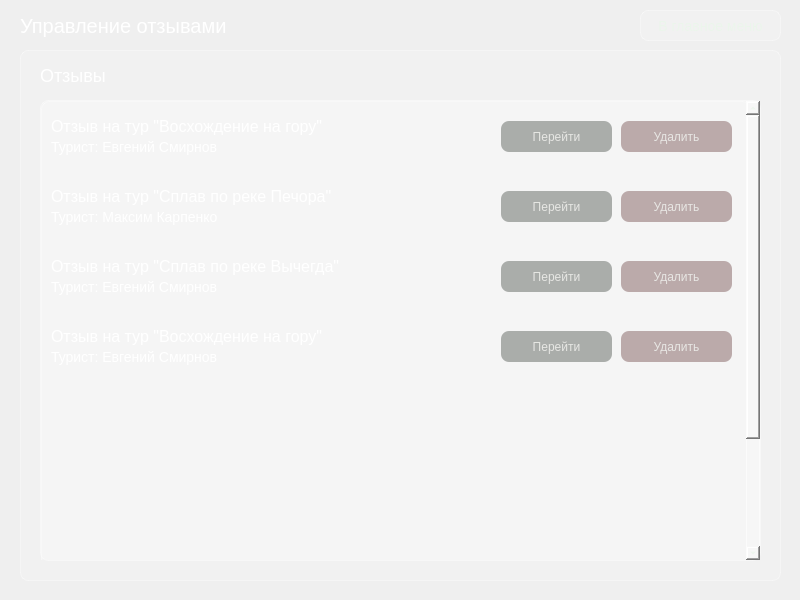
<?xml version="1.0" encoding="UTF-8"?>
<ui version="4.0">
 <class>Dialog</class>
 <widget class="QDialog" name="Dialog">
  <property name="geometry">
   <rect>
    <x>0</x>
    <y>0</y>
    <width>800</width>
    <height>600</height>
   </rect>
  </property>
  <property name="windowTitle">
   <string>Dialog</string>
  </property>
  <property name="styleSheet">
   <string notr="true">background-color: qlineargradient(spread:pad, x1:1, y1:1, x2:0, y2:0,
    stop:0 rgba(20, 65, 30, 255),
    stop:0.427447 rgba(35, 95, 55, 235),
    stop:1 rgba(110, 160, 90, 255));
</string>
  </property>
  <widget class="QLabel" name="label_Admin">
   <property name="geometry">
    <rect>
     <x>20</x>
     <y>10</y>
     <width>211</width>
     <height>31</height>
    </rect>
   </property>
   <property name="styleSheet">
    <string notr="true">background-color: none;
font-size: 20px;
border: none;
color: white;</string>
   </property>
   <property name="text">
    <string>Управление отзывами</string>
   </property>
  </widget>
  <widget class="QFrame" name="frame_2">
   <property name="geometry">
    <rect>
     <x>20</x>
     <y>50</y>
     <width>761</width>
     <height>531</height>
    </rect>
   </property>
   <property name="styleSheet">
    <string notr="true">background-color: rgba(255, 255, 255, 0.15);
color: rgb(235, 245, 235);
border: 1px solid rgba(255, 255, 255, 0.35);
border-radius: 8px</string>
   </property>
   <property name="frameShape">
    <enum>QFrame::Shape::StyledPanel</enum>
   </property>
   <property name="frameShadow">
    <enum>QFrame::Shadow::Raised</enum>
   </property>
   <widget class="QLabel" name="label_5">
    <property name="geometry">
     <rect>
      <x>20</x>
      <y>10</y>
      <width>231</width>
      <height>31</height>
     </rect>
    </property>
    <property name="styleSheet">
     <string notr="true">background-color: none;
font-size: 18px;
border: none;
color: white;</string>
    </property>
    <property name="text">
     <string>Отзывы</string>
    </property>
   </widget>
   <widget class="QScrollArea" name="scrollArea_2">
    <property name="enabled">
     <bool>true</bool>
    </property>
    <property name="geometry">
     <rect>
      <x>20</x>
      <y>50</y>
      <width>721</width>
      <height>461</height>
     </rect>
    </property>
    <property name="horizontalScrollBarPolicy">
     <enum>Qt::ScrollBarPolicy::ScrollBarAlwaysOff</enum>
    </property>
    <property name="widgetResizable">
     <bool>false</bool>
    </property>
    <widget class="QWidget" name="scrollAreaWidgetContents_3">
     <property name="enabled">
      <bool>true</bool>
     </property>
     <property name="geometry">
      <rect>
       <x>0</x>
       <y>0</y>
       <width>710</width>
       <height>610</height>
      </rect>
     </property>
     <widget class="QLabel" name="label_TouristName_5">
      <property name="geometry">
       <rect>
        <x>10</x>
        <y>10</y>
        <width>291</width>
        <height>31</height>
       </rect>
      </property>
      <property name="styleSheet">
       <string notr="true">background-color: none;
font-size: 16px;
border: none;
color: white;</string>
      </property>
      <property name="text">
       <string>Отзыв на тур &quot;Восхождение на гору&quot;</string>
      </property>
     </widget>
     <widget class="QLabel" name="label_ActiveBookings_5">
      <property name="geometry">
       <rect>
        <x>10</x>
        <y>30</y>
        <width>201</width>
        <height>31</height>
       </rect>
      </property>
      <property name="styleSheet">
       <string notr="true">background-color: none;
font-size: 14px;
border: none;
color: white;</string>
      </property>
      <property name="text">
       <string>Турист: Евгений Смирнов</string>
      </property>
     </widget>
     <widget class="QPushButton" name="pushButton_Profile_9">
      <property name="geometry">
       <rect>
        <x>580</x>
        <y>20</y>
        <width>111</width>
        <height>31</height>
       </rect>
      </property>
      <property name="styleSheet">
       <string notr="true">background-color: rgba(140, 110, 110, 140);
color: rgba(235, 235, 232, 235);
border: none;
border-radius: 8px;
padding: 8px 18px;</string>
      </property>
      <property name="text">
       <string>Удалить</string>
      </property>
     </widget>
     <widget class="QPushButton" name="pushButton_Profile_10">
      <property name="geometry">
       <rect>
        <x>580</x>
        <y>90</y>
        <width>111</width>
        <height>31</height>
       </rect>
      </property>
      <property name="styleSheet">
       <string notr="true">background-color: rgba(140, 110, 110, 140);
color: rgba(235, 235, 232, 235);
border: none;
border-radius: 8px;
padding: 8px 18px;</string>
      </property>
      <property name="text">
       <string>Удалить</string>
      </property>
     </widget>
     <widget class="QLabel" name="label_ActiveBookings_6">
      <property name="geometry">
       <rect>
        <x>10</x>
        <y>100</y>
        <width>201</width>
        <height>31</height>
       </rect>
      </property>
      <property name="styleSheet">
       <string notr="true">background-color: none;
font-size: 14px;
border: none;
color: white;</string>
      </property>
      <property name="text">
       <string>Турист: Максим Карпенко</string>
      </property>
     </widget>
     <widget class="QLabel" name="label_TouristName_6">
      <property name="geometry">
       <rect>
        <x>10</x>
        <y>80</y>
        <width>291</width>
        <height>31</height>
       </rect>
      </property>
      <property name="styleSheet">
       <string notr="true">background-color: none;
font-size: 16px;
border: none;
color: white;</string>
      </property>
      <property name="text">
       <string>Отзыв на тур &quot;Сплав по реке Печора&quot;</string>
      </property>
     </widget>
     <widget class="QLabel" name="label_ActiveBookings_7">
      <property name="geometry">
       <rect>
        <x>10</x>
        <y>170</y>
        <width>201</width>
        <height>31</height>
       </rect>
      </property>
      <property name="styleSheet">
       <string notr="true">background-color: none;
font-size: 14px;
border: none;
color: white;</string>
      </property>
      <property name="text">
       <string>Турист: Евгений Смирнов</string>
      </property>
     </widget>
     <widget class="QPushButton" name="pushButton_Profile_11">
      <property name="geometry">
       <rect>
        <x>580</x>
        <y>160</y>
        <width>111</width>
        <height>31</height>
       </rect>
      </property>
      <property name="styleSheet">
       <string notr="true">background-color: rgba(140, 110, 110, 140);
color: rgba(235, 235, 232, 235);
border: none;
border-radius: 8px;
padding: 8px 18px;</string>
      </property>
      <property name="text">
       <string>Удалить</string>
      </property>
     </widget>
     <widget class="QLabel" name="label_TouristName_7">
      <property name="geometry">
       <rect>
        <x>10</x>
        <y>150</y>
        <width>291</width>
        <height>31</height>
       </rect>
      </property>
      <property name="styleSheet">
       <string notr="true">background-color: none;
font-size: 16px;
border: none;
color: white;</string>
      </property>
      <property name="text">
       <string>Отзыв на тур &quot;Сплав по реке Вычегда&quot;</string>
      </property>
     </widget>
     <widget class="QPushButton" name="pushButton_Profile_12">
      <property name="geometry">
       <rect>
        <x>580</x>
        <y>230</y>
        <width>111</width>
        <height>31</height>
       </rect>
      </property>
      <property name="styleSheet">
       <string notr="true">background-color: rgba(140, 110, 110, 140);
color: rgba(235, 235, 232, 235);
border: none;
border-radius: 8px;
padding: 8px 18px;</string>
      </property>
      <property name="text">
       <string>Удалить</string>
      </property>
     </widget>
     <widget class="QLabel" name="label_ActiveBookings_8">
      <property name="geometry">
       <rect>
        <x>10</x>
        <y>240</y>
        <width>201</width>
        <height>31</height>
       </rect>
      </property>
      <property name="styleSheet">
       <string notr="true">background-color: none;
font-size: 14px;
border: none;
color: white;</string>
      </property>
      <property name="text">
       <string>Турист: Евгений Смирнов</string>
      </property>
     </widget>
     <widget class="QLabel" name="label_TouristName_8">
      <property name="geometry">
       <rect>
        <x>10</x>
        <y>220</y>
        <width>291</width>
        <height>31</height>
       </rect>
      </property>
      <property name="styleSheet">
       <string notr="true">background-color: none;
font-size: 16px;
border: none;
color: white;</string>
      </property>
      <property name="text">
       <string>Отзыв на тур &quot;Восхождение на гору&quot;</string>
      </property>
     </widget>
     <widget class="QPushButton" name="pushButton_Profile_13">
      <property name="geometry">
       <rect>
        <x>460</x>
        <y>20</y>
        <width>111</width>
        <height>31</height>
       </rect>
      </property>
      <property name="styleSheet">
       <string notr="true">background-color: rgba(110, 115, 110, 140);
color: rgba(235, 235, 232, 235);
border: none;
border-radius: 8px;
padding: 8px 18px;</string>
      </property>
      <property name="text">
       <string>Перейти</string>
      </property>
     </widget>
     <widget class="QPushButton" name="pushButton_Profile_19">
      <property name="geometry">
       <rect>
        <x>460</x>
        <y>90</y>
        <width>111</width>
        <height>31</height>
       </rect>
      </property>
      <property name="styleSheet">
       <string notr="true">background-color: rgba(110, 115, 110, 140);
color: rgba(235, 235, 232, 235);
border: none;
border-radius: 8px;
padding: 8px 18px;</string>
      </property>
      <property name="text">
       <string>Перейти</string>
      </property>
     </widget>
     <widget class="QPushButton" name="pushButton_Profile_20">
      <property name="geometry">
       <rect>
        <x>460</x>
        <y>160</y>
        <width>111</width>
        <height>31</height>
       </rect>
      </property>
      <property name="styleSheet">
       <string notr="true">background-color: rgba(110, 115, 110, 140);
color: rgba(235, 235, 232, 235);
border: none;
border-radius: 8px;
padding: 8px 18px;</string>
      </property>
      <property name="text">
       <string>Перейти</string>
      </property>
     </widget>
     <widget class="QPushButton" name="pushButton_Profile_21">
      <property name="geometry">
       <rect>
        <x>460</x>
        <y>230</y>
        <width>111</width>
        <height>31</height>
       </rect>
      </property>
      <property name="styleSheet">
       <string notr="true">background-color: rgba(110, 115, 110, 140);
color: rgba(235, 235, 232, 235);
border: none;
border-radius: 8px;
padding: 8px 18px;</string>
      </property>
      <property name="text">
       <string>Перейти</string>
      </property>
     </widget>
    </widget>
   </widget>
  </widget>
  <widget class="QPushButton" name="pushButton_Logout">
   <property name="geometry">
    <rect>
     <x>640</x>
     <y>10</y>
     <width>141</width>
     <height>31</height>
    </rect>
   </property>
   <property name="styleSheet">
    <string notr="true">background-color: rgba(255, 255, 255, 0.15);
color: rgb(235, 245, 235);
border: 1px solid rgba(255, 255, 255, 0.35);
border-radius: 8px;
font-size: 14px;</string>
   </property>
   <property name="text">
    <string>В главное меню</string>
   </property>
  </widget>
 </widget>
 <resources/>
 <connections/>
</ui>
